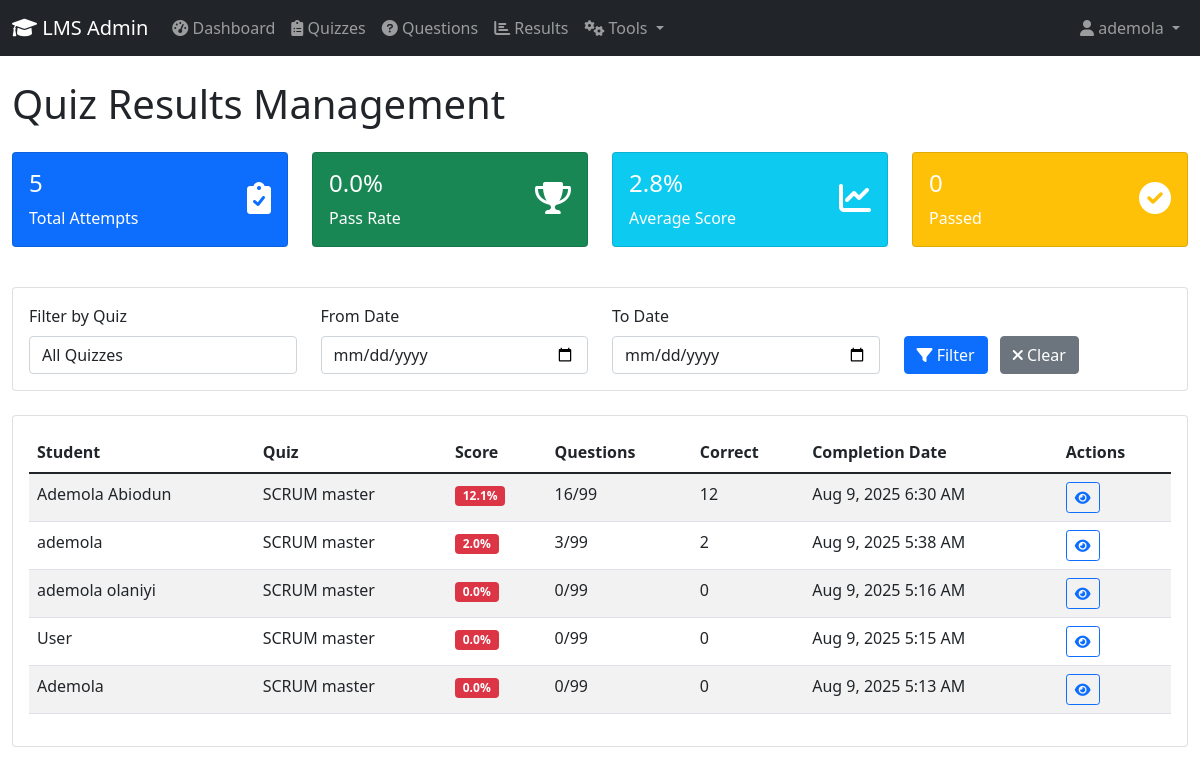
Page /admin_results.php (signed in) on the committed database.
### tables this page shows
CREATE TABLE `quiz_attempts` (
  `id` int(11) NOT NULL,
  `quiz_id` int(11) DEFAULT NULL,
  `user_name` varchar(100) DEFAULT NULL,
  `total_questions` int(11) DEFAULT NULL,
  `attempted_questions` int(11) DEFAULT NULL,
  `correct_answers` int(11) DEFAULT NULL,
  `score` decimal(5,2) DEFAULT NULL,
  `started_at` timestamp NOT NULL DEFAULT current_timestamp(),
  `completed_at` timestamp NULL DEFAULT NULL,
  `selected_questions_count` int(11) DEFAULT NULL COMMENT 'Number of questions user chose to attempt'
);

CREATE TABLE `quizzes` (
  `id` int(11) NOT NULL,
  `title` varchar(255) NOT NULL,
  `description` text DEFAULT NULL,
  `time_per_question` int(11) DEFAULT 60,
  `created_at` timestamp NOT NULL DEFAULT current_timestamp(),
  `allow_skip` tinyint(1) DEFAULT 1,
  `allow_navigation` tinyint(1) DEFAULT 0,
  `shuffle_questions` tinyint(1) DEFAULT 0,
  `show_results` tinyint(1) DEFAULT 1,
  `pass_percentage` decimal(5,2) DEFAULT 60.00,
  `attempts_allowed` int(11) DEFAULT 1,
  `is_active` tinyint(1) DEFAULT 1,
  `allow_question_navigation` tinyint(1) DEFAULT 1 COMMENT 'Allow clicking navigation dots',
  `questions_to_show` int(11) DEFAULT NULL COMMENT 'Number of questions to show (NULL = show all)',
  `allow_question_selection` tinyint(1) DEFAULT 0 COMMENT 'Allow users to choose number of questions'
);

### admin_results.php (the view, shortened to what this page needs)
<?php
require_once 'config.php';
$date_from = $_GET['date_from'] ?? '';
$date_to = $_GET['date_to'] ?? '';
$where_conditions = ['qa.completed_at IS NOT NULL'];
$params = [];
$where_clause = implode(' AND ', $where_conditions);
$stmt = $pdo->prepare("
    SELECT qa.*, q.title as quiz_title
    FROM quiz_attempts qa
    JOIN quizzes q ON qa.quiz_id = q.id
    WHERE $where_clause
    ORDER BY qa.completed_at DESC
");
$stmt->execute($params);
$results = $stmt->fetchAll();
$total_attempts = count($results);
$passed_attempts = array_filter($results, function($r) { return $r['score'] >= 70; });
$pass_rate = $total_attempts > 0 ? (count($passed_attempts) / $total_attempts) * 100 : 0;
$avg_score = $total_attempts > 0 ? array_sum(array_column($results, 'score')) / $total_attempts : 0;
?>
<!DOCTYPE html>
<html lang="en">
<head>
    <link href="https://cdn.jsdelivr.net/npm/bootstrap@5.1.3/dist/css/bootstrap.min.css" rel="stylesheet">
    <link href="https://cdnjs.cloudflare.com/ajax/libs/font-awesome/6.0.0/css/all.min.css" rel="stylesheet">
</head>
<body>
    <?php include 'admin_navbar.php'; ?>
    <div class="container-fluid mt-4">
        <div class="row">
            <div class="col-md-12">
                <h1 class="mb-4">Quiz Results Management</h1>
                <div class="row mb-4">
                    <div class="col-md-3 col-sm-6 mb-3">
                        <div class="card bg-primary text-white">
                            <div class="card-body">
                                <div class="d-flex justify-content-between">
                                    <div>
                                        <h4><?php echo $total_attempts; ?></h4>
                                        <p class="mb-0">Total Attempts</p>
                                    </div>
                                    <div class="align-self-center">
                                        <i class="fas fa-clipboard-check fa-2x"></i>
                                    </div>
                                </div>
                            </div>
                        </div>
                    </div>
                    <div class="col-md-3 col-sm-6 mb-3">
                        <div class="card bg-success text-white">
                            <div class="card-body">
                                <div class="d-flex justify-content-between">
                                    <div>
                                        <h4><?php echo number_format($pass_rate, 1); ?>%</h4>
                                        <p class="mb-0">Pass Rate</p>
                                    </div>
                                    <div class="align-self-center">
                                        <i class="fas fa-trophy fa-2x"></i>
                                    </div>
                                </div>
                            </div>
                        </div>
                    </div>
                    <div class="col-md-3 col-sm-6 mb-3">
                        <div class="card bg-info text-white">
                            <div class="card-body">
                                <div class="d-flex justify-content-between">
                                    <div>
                                        <h4><?php echo number_format($avg_score, 1); ?>%</h4>
                                        <p class="mb-0">Average Score</p>
                                    </div>
                                    <div class="align-self-center">
                                        <i class="fas fa-chart-line fa-2x"></i>
                                    </div>
                                </div>
                            </div>
                        </div>
                    </div>
                    <div class="col-md-3 col-sm-6 mb-3">
                        <div class="card bg-warning text-white">
                            <div class="card-body">
                                <div class="d-flex justify-content-between">
                                    <div>
                                        <h4><?php echo count($passed_attempts); ?></h4>
                                        <p class="mb-0">Passed</p>
                                    </div>
                                    <div class="align-self-center">
                                        <i class="fas fa-check-circle fa-2x"></i>
                                    </div>
                                </div>
                            </div>
                        </div>
                    </div>
                </div>
                <div class="card mb-4">
                    <div class="card-body">
                        <form method="GET" class="row align-items-end">
                            <div class="col-md-3">
                                <label for="quiz_filter" class="form-label">Filter by Quiz</label>
                                <select class="form-control" id="quiz_filter" name="quiz_filter">
                                    <option value="">All Quizzes</option>
                                </select>
                            </div>
                            <div class="col-md-3">
                                <label for="date_from" class="form-label">From Date</label>
                                <input type="date" class="form-control" id="date_from" name="date_from" value="<?php echo $date_from; ?>">
                            </div>
                            <div class="col-md-3">
                                <label for="date_to" class="form-label">To Date</label>
                                <input type="date" class="form-control" id="date_to" name="date_to" value="<?php echo $date_to; ?>">
                            </div>
                            <div class="col-md-3">
                                <button type="submit" class="btn btn-primary me-2">
                                    <i class="fas fa-filter"></i> Filter
                                </button>
                                <a href="admin_results.php" class="btn btn-secondary">
                                    <i class="fas fa-times"></i> Clear
                                </a>
                            </div>
                        </form>
                    </div>
                </div>
                <div class="card">
                    <div class="card-body">
                        <?php if (empty($results)): ?>
                            <div class="text-center py-4">
                                <i class="fas fa-inbox fa-3x text-muted mb-3"></i>
                                <p class="text-muted">No quiz results found.</p>
                            </div>
                        <?php else: ?>
                            <div class="table-responsive">
                                <table class="table table-striped">
                                    <thead>
                                        <tr>
                                            <th>Student</th>
                                            <th>Quiz</th>
                                            <th>Score</th>
                                            <th>Questions</th>
                                            <th>Correct</th>
                                            <th>Completion Date</th>
                                            <th>Actions</th>
                                        </tr>
                                    </thead>
                                    <tbody>
                                        <?php foreach ($results as $result): ?>
                                            <tr>
                                                <td><?php echo htmlspecialchars($result['user_name']); ?></td>
                                                <td><?php echo htmlspecialchars($result['quiz_title']); ?></td>
                                                <td>
                                                    <span class="badge bg-<?php echo $result['score'] >= 70 ? 'success' : ($result['score'] >= 50 ? 'warning' : 'danger'); ?>">
                                                        <?php echo number_format($result['score'], 1); ?>%
                                                    </span>
                                                </td>
                                                <td><?php echo $result['attempted_questions']; ?>/<?php echo $result['total_questions']; ?></td>
                                                <td><?php echo $result['correct_answers']; ?></td>
                                                <td><?php echo date('M j, Y g:i A', strtotime($result['completed_at'])); ?></td>
                                                <td>
                                                    <a href="result_details.php?attempt_id=<?php echo $result['id']; ?>" class="btn btn-sm btn-outline-primary" title="View Details">
                                                        <i class="fas fa-eye"></i>
                                                    </a>
                                                </td>
                                            </tr>
                                        <?php endforeach; ?>
                                    </tbody>
                                </table>
                            </div>
                        <?php endif; ?>
                    </div>
                </div>
            </div>
        </div>
    </div>
</body>
</html>

### rows in the picture
quiz_attempts: user_name "Ademola Abiodun", quiz.title "SCRUM master", score "12.1", attempted_questions "16", total_questions "99", correct_answers "12", completed_at "Aug 9, 2025 6:30 AM"
quiz_attempts: user_name "ademola", quiz.title "SCRUM master", score "2.0", attempted_questions "3", total_questions "99", correct_answers "2", completed_at "Aug 9, 2025 5:38 AM"
quiz_attempts: user_name "ademola olaniyi", quiz.title "SCRUM master", score "0.0", attempted_questions "0", total_questions "99", correct_answers "0", completed_at "Aug 9, 2025 5:16 AM"
quiz_attempts: user_name "User", quiz.title "SCRUM master", score "0.0", attempted_questions "0", total_questions "99", correct_answers "0", completed_at "Aug 9, 2025 5:15 AM"
quiz_attempts: user_name "Ademola", quiz.title "SCRUM master", score "0.0", attempted_questions "0", total_questions "99", correct_answers "0", completed_at "Aug 9, 2025 5:13 AM"

### other values in the picture
$_SESSION['admin_username'] "ademola"
$total_attempts "5"
$pass_rate "0.0"
$avg_score "2.8"
count($passed_attempts) "0"
